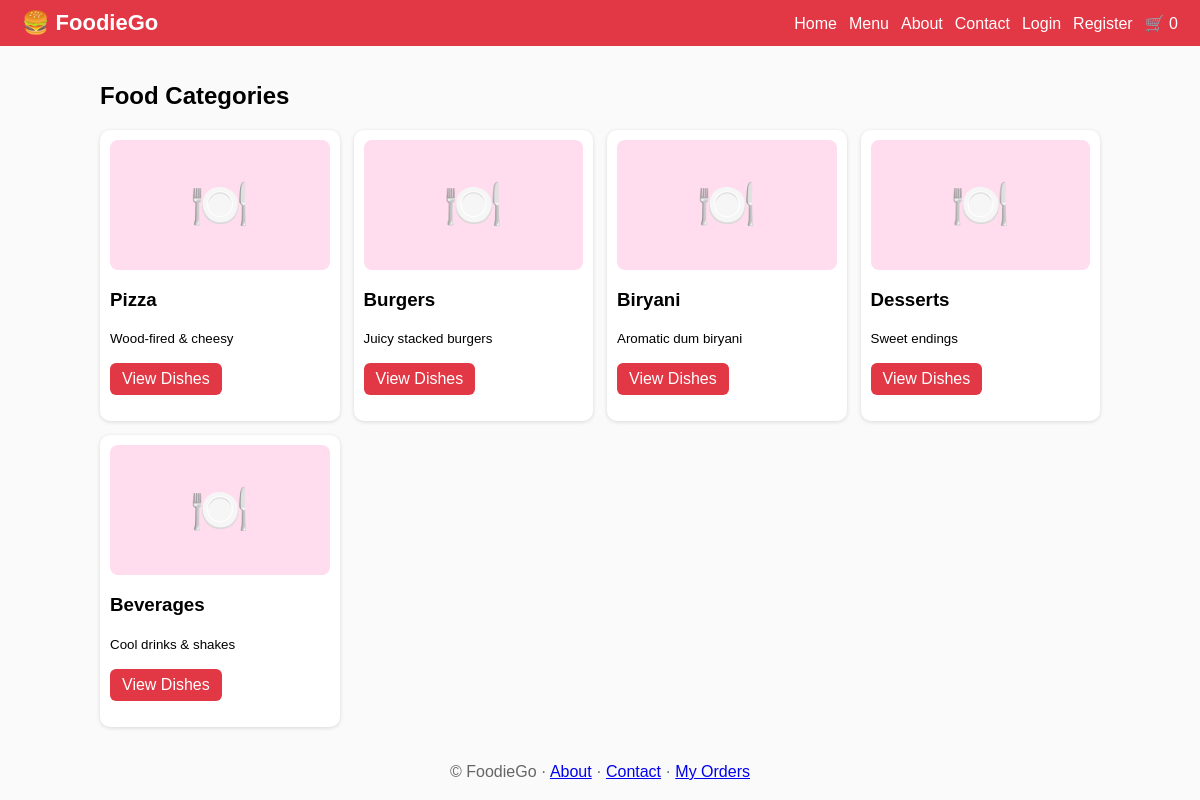
/categories.php, run on the app's committed database.
### tables this page shows
CREATE TABLE categories(id INT AUTO_INCREMENT PRIMARY KEY,name VARCHAR(100),image VARCHAR(255),description TEXT,status TINYINT DEFAULT 1);

### categories.php (the view)
<?php require'inc.php';head('Menu');echo"<h2>Food Categories</h2><div class=grid>";
foreach(rows("SELECT * FROM categories WHERE status=1") as $c)echo"<div class=card>".img($c['image'])."<h3>".e($c['name'])."</h3><small>".e($c['description'])."</small><p><a class=btn href='products.php?cat={$c['id']}'>View Dishes</a></p></div>";
echo"</div>";foot();

### inc.php (shortened to what this page needs)
<?php
function e($s){return htmlspecialchars($s??'');}
function q($sql,$t='',...$p){$s=$GLOBALS['db']->prepare($sql);if($t)$s->bind_param($t,...$p);$s->execute();return $s;}
function rows($sql,$t='',...$p){return q($sql,$t,...$p)->get_result()->fetch_all(MYSQLI_ASSOC);}
function img($f){return $f?"<img src='".(defined('P')?P:'')."uploads/".e($f)."'>":"<div class=ph>🍽️</div>";}
function head($t){$c=array_sum($_SESSION['cart']??[]);echo"<!doctype html><meta name=viewport content='width=device-width,initial-scale=1'><title>".e($t)." - FoodieGo</title><style>".CSS."</style><header><a class=logo href=index.php>🍔 FoodieGo</a><nav><a href=index.php>Home</a><a href=categories.php>Menu</a><a href=about.php>About</a><a href=contact.php>Contact</a>".(isset($_SESSION['uid'])?"<a href=profile.php>Profile</a><a href=orders.php>Orders</a><a href=logout.php>Logout</a>":"<a href=login.php>Login</a><a href=register.php>Register</a>")."<a href=cart.php>🛒 $c</a></nav></header><main>";}
function foot(){echo"</main><footer>© FoodieGo · <a href=about.php>About</a> · <a href=contact.php>Contact</a> · <a href=orders.php>My Orders</a></footer>";}

### data on the page
categories: name "Pizza", description "Wood-fired & cheesy"
categories: name "Burgers", description "Juicy stacked burgers"
categories: name "Biryani", description "Aromatic dum biryani"
categories: name "Desserts", description "Sweet endings"
categories: name "Beverages", description "Cool drinks & shakes"

### other printed values
$c "0"
